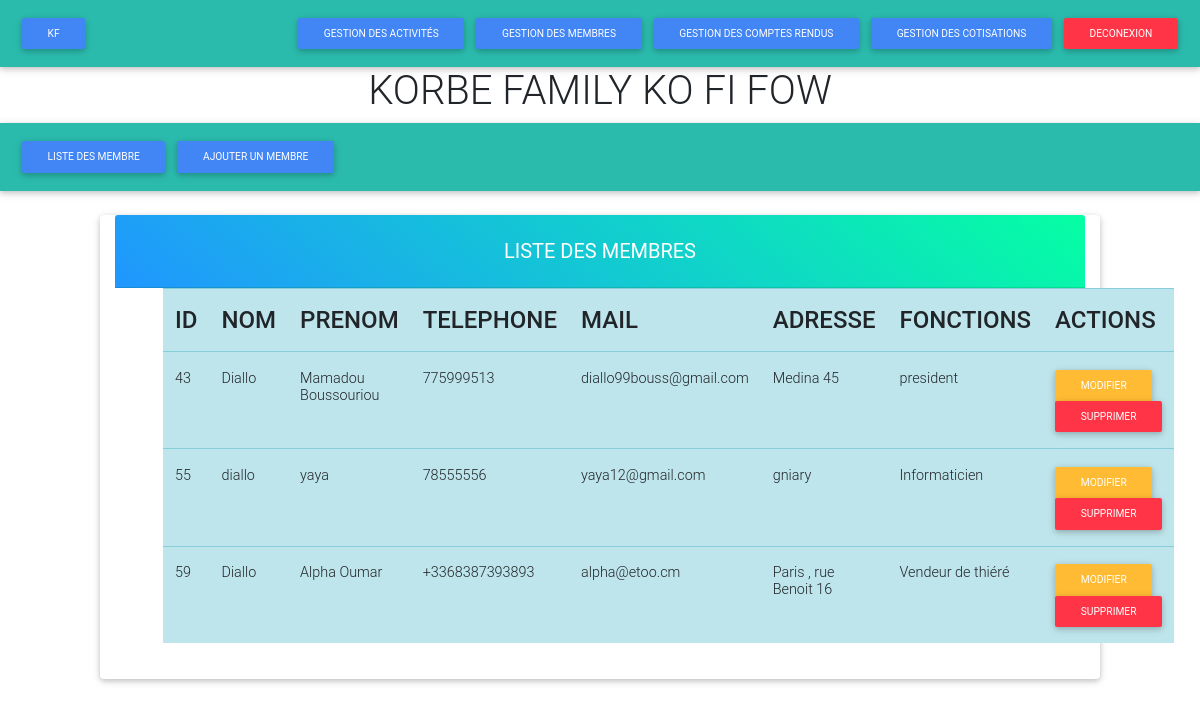
The page /members/membre.php on the database its author committed.
### tables this page shows
CREATE TABLE `personne` (
  `idP` int(11) NOT NULL AUTO_INCREMENT,
  `nomP` varchar(100) NOT NULL,
  `prenomP` varchar(100) NOT NULL,
  `telephoneP` varchar(100) NOT NULL,
  `mailP` varchar(100) NOT NULL,
  `adresseP` varchar(100) NOT NULL,
  `fonctionP` varchar(100) NOT NULL,
  `loginP` varchar(100) NOT NULL,
  `mdpP` varchar(100) NOT NULL,
  PRIMARY KEY (`idP`)
);

### public/fonctions/requetes.php (called while the page is built, shortened)
<?php
require_once 'bdd.php';
    function  getPersonne()
    {
        global $base;
        $req = "SELECT * FROM  personne WHERE idP = idP ORDER BY idP";
        return $base->query($req)->fetchAll();
    }

### members/membre.php (the view)
<?php
include_once '../folders/navbar.php';
include_once 'navbar.php';
include_once '../public/header.php';
require_once '../public/fonctions/requetes.php';
$personne = getPersonne();
?>
<div class="card mt-4 container col-md-10">
    <h5 class="card-header aqua-gradient info-color white-text text-center py-4">
        <strong>LISTE DES MEMBRES</strong>
    </h5>
    <div class="card-body px-lg-5 pt-0">
        <table class="table table-info" color="red">
            <tr>
                <th class="h4">ID</th>
                <th class="h4">NOM</th>
                <th class="h4">PRENOM</th>
                <th class="h4">TELEPHONE</th>
                <th class="h4">MAIL</th>
                <th class="h4">ADRESSE</th>
                <th class="h4">FONCTIONS</th>
                <th class="h4">ACTIONS</th>
            </tr>
            <?php
            $personne = getPersonne();
            foreach ($personne as $p) {
                ?>
                <tr>
                    <td><?= $p['idP'] ?></td>
                    <td><?= $p['nomP'] ?></td>
                    <td><?= $p['prenomP'] ?></td>
                    <td><?= $p['telephoneP'] ?></td>
                    <td><?= $p['mailP'] ?></td>
                    <td><?= $p['adresseP'] ?></td>
                    <td> <?= $p['fonctionP'] ?></td>
                    <td colspan="2"><a href="modifier.php?modifier&idP=<?= $p['idP'] ?>"
                                       class="btn btn-sm btn-warning">Modifier</a>
                        <a href="profilCtrl.php?idPSup=<?= $p['idP'] ?>" class="btn btn-sm btn-danger">Supprimer</a>
                    </td>
                </tr>
            <?php }
            ?>
        </table>
    </div>
</div>

### rows shown on the page
personne: idP "43", nomP "Diallo", prenomP "Mamadou Boussouriou", telephoneP "775999513", mailP "diallo99bouss@gmail.com", adresseP "Medina 45", fonctionP "president"
personne: idP "55", nomP "diallo", prenomP "yaya", telephoneP "78555556", mailP "yaya12@gmail.com", adresseP "gniary", fonctionP "Informaticien"
personne: idP "59", nomP "Diallo", prenomP "Alpha Oumar", telephoneP "+3368387393893", mailP "alpha@etoo.cm", adresseP "Paris , rue Benoit 16", fonctionP "Vendeur de thiéré"
